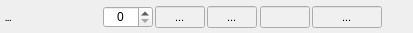
<?xml version="1.0" encoding="UTF-8"?>
<ui version="4.0">
 <class>Form</class>
 <widget class="QWidget" name="Form">
  <property name="geometry">
   <rect>
    <x>0</x>
    <y>0</y>
    <width>413</width>
    <height>33</height>
   </rect>
  </property>
  <property name="windowTitle">
   <string>Form</string>
  </property>
  <widget class="QLineEdit" name="txtAjuste">
   <property name="enabled">
    <bool>true</bool>
   </property>
   <property name="geometry">
    <rect>
     <x>207</x>
     <y>6</y>
     <width>50</width>
     <height>22</height>
    </rect>
   </property>
   <property name="font">
    <font>
     <pointsize>8</pointsize>
     <weight>50</weight>
     <bold>false</bold>
    </font>
   </property>
   <property name="styleSheet">
    <string notr="true">background-color: rgb(240, 240, 240);</string>
   </property>
   <property name="text">
    <string>...</string>
   </property>
   <property name="alignment">
    <set>Qt::AlignCenter</set>
   </property>
   <property name="readOnly">
    <bool>true</bool>
   </property>
  </widget>
  <widget class="QLabel" name="lblIcone">
   <property name="geometry">
    <rect>
     <x>385</x>
     <y>7</y>
     <width>21</width>
     <height>21</height>
    </rect>
   </property>
   <property name="text">
    <string/>
   </property>
   <property name="pixmap">
    <pixmap resource="../../Imagens/categoria/categoria.qrc">:/categoria/protecao.png</pixmap>
   </property>
   <property name="scaledContents">
    <bool>true</bool>
   </property>
  </widget>
  <widget class="QLineEdit" name="txtCusto">
   <property name="enabled">
    <bool>true</bool>
   </property>
   <property name="geometry">
    <rect>
     <x>155</x>
     <y>6</y>
     <width>50</width>
     <height>22</height>
    </rect>
   </property>
   <property name="font">
    <font>
     <pointsize>8</pointsize>
     <weight>50</weight>
     <bold>false</bold>
    </font>
   </property>
   <property name="styleSheet">
    <string notr="true">background-color: rgb(240, 240, 240);</string>
   </property>
   <property name="text">
    <string>...</string>
   </property>
   <property name="alignment">
    <set>Qt::AlignCenter</set>
   </property>
   <property name="readOnly">
    <bool>true</bool>
   </property>
  </widget>
  <widget class="QLineEdit" name="txtCategoria">
   <property name="enabled">
    <bool>true</bool>
   </property>
   <property name="geometry">
    <rect>
     <x>312</x>
     <y>6</y>
     <width>70</width>
     <height>22</height>
    </rect>
   </property>
   <property name="font">
    <font>
     <pointsize>8</pointsize>
    </font>
   </property>
   <property name="styleSheet">
    <string notr="true">background-color: rgb(240, 240, 240);</string>
   </property>
   <property name="text">
    <string>...</string>
   </property>
   <property name="alignment">
    <set>Qt::AlignCenter</set>
   </property>
   <property name="readOnly">
    <bool>true</bool>
   </property>
  </widget>
  <widget class="QLabel" name="txtdescricao">
   <property name="geometry">
    <rect>
     <x>5</x>
     <y>7</y>
     <width>91</width>
     <height>21</height>
    </rect>
   </property>
   <property name="font">
    <font>
     <pointsize>6</pointsize>
     <weight>75</weight>
     <bold>true</bold>
    </font>
   </property>
   <property name="text">
    <string>...</string>
   </property>
  </widget>
  <widget class="QLineEdit" name="txtTotal">
   <property name="enabled">
    <bool>true</bool>
   </property>
   <property name="geometry">
    <rect>
     <x>260</x>
     <y>6</y>
     <width>50</width>
     <height>22</height>
    </rect>
   </property>
   <property name="font">
    <font>
     <pointsize>8</pointsize>
     <weight>75</weight>
     <bold>true</bold>
    </font>
   </property>
   <property name="styleSheet">
    <string notr="true">background-color: rgb(240, 240, 240);</string>
   </property>
   <property name="text">
    <string/>
   </property>
   <property name="alignment">
    <set>Qt::AlignCenter</set>
   </property>
   <property name="readOnly">
    <bool>true</bool>
   </property>
  </widget>
  <widget class="QSpinBox" name="spnNivel">
   <property name="geometry">
    <rect>
     <x>103</x>
     <y>6</y>
     <width>50</width>
     <height>22</height>
    </rect>
   </property>
   <property name="alignment">
    <set>Qt::AlignCenter</set>
   </property>
  </widget>
 </widget>
 <resources>
  <include location="../../Imagens/categoria/categoria.qrc"/>
  <include location="../../../../../Imagens/categoria/categoria.qrc"/>
 </resources>
 <connections/>
</ui>
